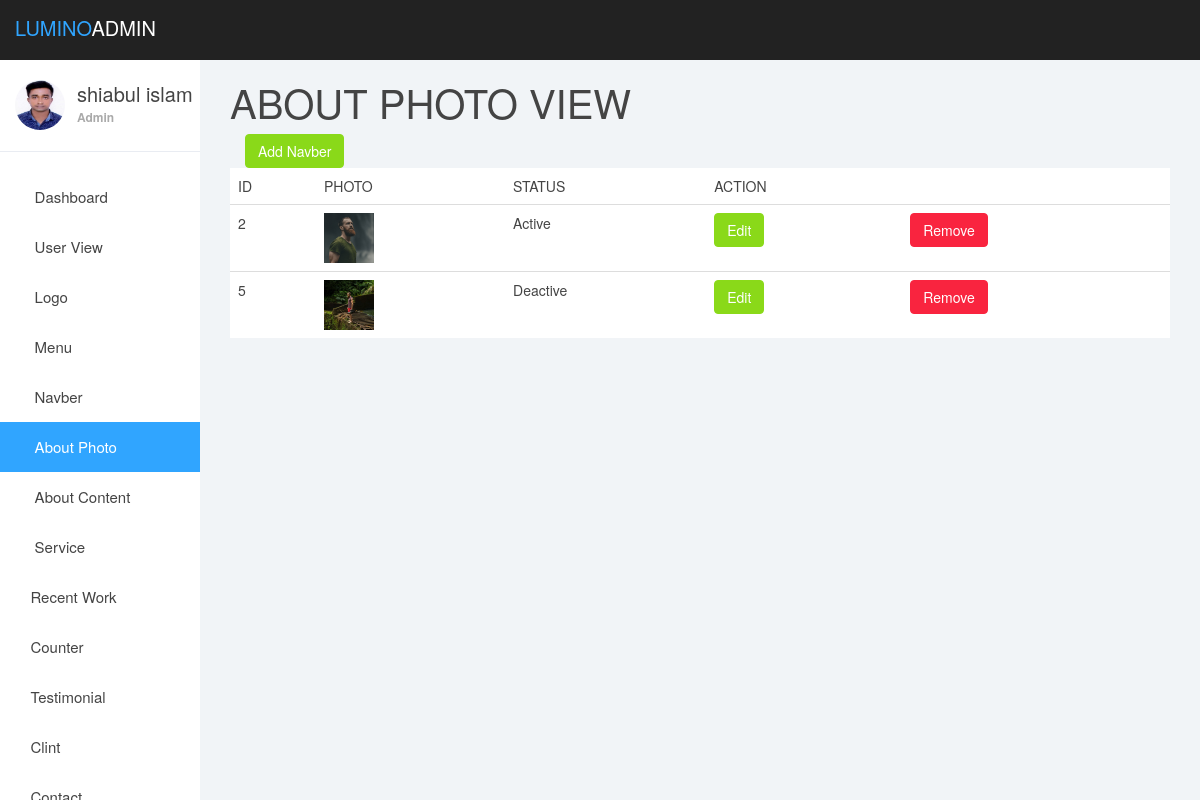
The app's page /zuman/about_photo_view.php (signed in) with its own data.
### tables this page shows
CREATE TABLE `about_photo` (
  `id` int(11) NOT NULL,
  `photo` varchar(100) NOT NULL DEFAULT 'default.jpg',
  `status` varchar(30) NOT NULL
);

### zuman/about_photo_view.php (the view)
<?php
require_once'dashboard/header.php';
?>
<?php
require 'db.php';
$select_query= "SELECT * FROM about_photo ";
 $return_db= mysqli_query($db_connection,$select_query);
?>
<div class="col-lg-12">
	<h1>ABOUT PHOTO VIEW</h1>
	<div class="col-lg-12">
		<a href="about_photo_add.php"><button class="btn btn-success">Add Navber</button></a>
	</div>
	<table class="table ">
		<thead>
			<td>ID</td>
			<td>PHOTO</td>
			<td>STATUS</td>
			<td>ACTION</td>
		</thead>
		<?php
		foreach ($return_db as  $value) {
		?>
		<tr>
			<td><?php echo $value['id']; ?></td>
			<td><img src="uploads/about_photo/<?php echo $value['photo']; ?>" width="50"></td>
			<td><?php if ($value['status']==1) {
				echo "Active";
			}
			else{
				echo "Deactive";
			} ?></td>
			<td><a href="about_photo_edit.php?id=<?php echo $value['id'];?>"><button class="btn btn-success">Edit</button></a></td>
			<td><a href="about_photo_remove.php?id=<?php echo $value['id']; ?>"><button class="btn btn-danger">Remove</button></a></td>
		</tr>
	<?php } ?>
	</table>
</div>
<?php
require_once'dashboard/footer.php';
?>

### zuman/dashboardasset/css/styles.css (style rules this page uses)
body { background: #f1f4f7; padding-top: 60px; font-size: 14px; color: #444444; font-family: "Montserrat", "Helvetica Neue", Helvetica, Arial, sans-serif; }
a, a:hover, a:focus { color: #30a5ff; }
h1, h2, h3, h4, h5, h6 { color: #444444; }
h1 { font-weight: 300; font-size: 40px; }
.btn-success, .btn-success:hover, .btn-success:focus, .btn-success:active, .btn-success.active, .open > .dropdown-toggle.btn-success, .btn-success.disabled, .btn-success[disabled], fieldset[disabled] .btn-success, .btn-success.disabled:hover, .btn-success[disabled]:hover, fieldset[disabled] .btn-success:hover, .btn-success.disabled:focus, .btn-success[disabled]:focus, fieldset[disabled] .btn-success:focus, .btn-success.disabled:active, .btn-success[disabled]:active, fieldset[disabled] .btn-success:active, .btn-success.disabled.active, .btn-success[disabled].active, fieldset[disabled] .btn-success.active { background-color: #8ad919; border-color: #8ad919; }
.btn-danger, .btn-danger:hover, .btn-danger:focus, .btn-danger:active, .btn-danger.active, .open > .dropdown-toggle.btn-danger, .btn-danger.disabled, .btn-danger[disabled], fieldset[disabled] .btn-danger, .btn-danger.disabled:hover, .btn-danger[disabled]:hover, fieldset[disabled] .btn-danger:hover, .btn-danger.disabled:focus, .btn-danger[disabled]:focus, fieldset[disabled] .btn-danger:focus, .btn-danger.disabled:active, .btn-danger[disabled]:active, fieldset[disabled] .btn-danger:active, .btn-danger.disabled.active, .btn-danger[disabled].active, fieldset[disabled] .btn-danger.active { background-color: #f9243f; border-color: #f9243f; }
.table { background: #fff; }

### records on screen
about_photo: id "2", photo (picture), status "Active"
about_photo: id "5", photo (picture), status "Deactive"

### other values on screen
$_SESSION['name'] "shiabul islam"
